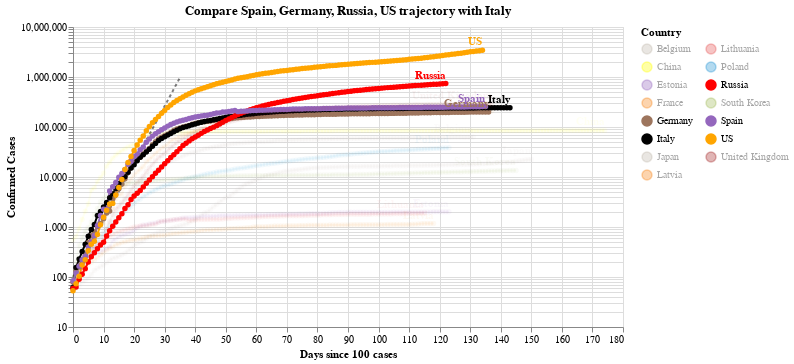

Notebook code cell kept with this figure:
### Code cell
#hide_input
chart2 = make_since_chart(dff2, ['Spain', 'Germany','Russia', 'US'], baseline_countries)
chart2

### Figure 1 — Vega-Lite specification as saved in the notebook (floating-point values rounded to 4 significant figures; data arrays with more than 128 entries replaced by an {"elided": "..."} marker saying what was removed)
{"config": {"view": {"continuousWidth": 400, "continuousHeight": 300}}, "layer": [{"data": {"name": "data-628230001892d6798b50651be41d1b3e"}, "mark": {"type": "line", "color": "black", "opacity": 0.5, "strokeDash": [3, 3]}, "encoding": {"x": {"type": "quantitative", "field": "Days since 100 cases"}, "y": {"type": "quantitative", "field": "Confirmed Cases"}}}, {"data": {"name": "data-be369ac599a56be8b46766052fb75411"}, "mark": {"type": "line", "point": true}, "encoding": {"color": {"type": "nominal", "field": "Country", "legend": {"columns": 2}, "scale": {"domain": ["Belgium", "China", "Estonia", "France", "Germany", "Italy", "Japan", "Latvia", "Lithuania", "Poland", "Russia", "South Korea", "Spain", "US", "United Kingdom"], "range": ["#C1B7AD", "yellow", "#9467bd", "#F58518", "#9D755D", "black", "#C1B7AD", "#F58518", "#E45756", "#2495D3", "red", "#A1BA59", "#9467bd", "orange", "brown"]}}, "opacity": {"condition": {"value": 1, "selection": "selector003"}, "value": 0.05}, "tooltip": [{"type": "nominal", "field": "Country"}, {"type": "temporal", "field": "Date"}, {"type": "quantitative", "field": "Confirmed Cases"}, {"type": "quantitative", "field": "Days since 100 cases"}], "x": {"type": "quantitative", "field": "Days since 100 cases"}, "y": {"type": "quantitative", "field": "Confirmed Cases", "scale": {"type": "log"}}}, "selection": {"selector003": {"type": "multi", "fields": ["Country"], "bind": "legend", "init": [{"Country": "Spain"}, {"Country": "Germany"}, {"Country": "Russia"}, {"Country": "US"}, {"Country": "Italy"}]}}, "width": 550}, {"data": {"name": "data-be369ac599a56be8b46766052fb75411"}, "mark": {"type": "text", "align": "right", "dy": -8, "fontWeight": "bold"}, "encoding": {"color": {"type": "nominal", "field": "Country", "legend": {"columns": 2}, "scale": {"domain": ["Belgium", "China", "Estonia", "France", "Germany", "Italy", "Japan", "Latvia", "Lithuania", "Poland", "Russia", "South Korea", "Spain", "US", "United Kingdom"], "range": ["#C1B7AD", "yellow", "#9467bd", "#F58518", "#9D755D", "black", "#C1B7AD", "#F58518", "#E45756", "#2495D3", "red", "#A1BA59", "#9467bd", "orange", "brown"]}}, "opacity": {"condition": {"value": 1, "selection": "selector003"}, "value": 0.05}, "text": {"type": "nominal", "field": "Country"}, "tooltip": [{"type": "nominal", "field": "Country"}, {"type": "temporal", "field": "Date"}, {"type": "quantitative", "field": "Confirmed Cases"}, {"type": "quantitative", "field": "Days since 100 cases"}], "x": {"type": "quantitative", "field": "Days since 100 cases"}, "y": {"type": "quantitative", "field": "Confirmed Cases", "scale": {"type": "log"}}}, "transform": [{"filter": "(datum['Date'] >= 1594684800000)"}], "width": 550}], "title": "Compare Spain, Germany, Russia, US trajectory with Italy", "$schema": "https://vega.github.io/schema/vega-lite/v4.0.2.json", "datasets": {"data-628230001892d6798b50651be41d1b3e": [{"Days since 100 cases": 0, "Confirmed Cases": 100.0}, {"Days since 100 cases": 1, "Confirmed Cases": 130.0}, {"Days since 100 cases": 2, "Confirmed Cases": 169.0}, {"Days since 100 cases": 3, "Confirmed Cases": 219.7}, {"Days since 100 cases": 4, "Confirmed Cases": 285.6}, {"Days since 100 cases": 5, "Confirmed Cases": 371.3}, {"Days since 100 cases": 6, "Confirmed Cases": 482.7}, {"Days since 100 cases": 7, "Confirmed Cases": 627.5}, {"Days since 100 cases": 8, "Confirmed Cases": 815.7}, {"Days since 100 cases": 9, "Confirmed Cases": 1060.0}, {"Days since 100 cases": 10, "Confirmed Cases": 1379.0}, {"Days since 100 cases": 11, "Confirmed Cases": 1792.0}, {"Days since 100 cases": 12, "Confirmed Cases": 2330.0}, {"Days since 100 cases": 13, "Confirmed Cases": 3029.0}, {"Days since 100 cases": 14, "Confirmed Cases": 3937.0}, {"Days since 100 cases": 15, "Confirmed Cases": 5119.0}, {"Days since 100 cases": 16, "Confirmed Cases": 6654.0}, {"Days since 100 cases": 17, "Confirmed Cases": 8650.0}, {"Days since 100 cases": 18, "Confirmed Cases": 11250.0}, {"Days since 100 cases": 19, "Confirmed Cases": 14620.0}, {"Days since 100 cases": 20, "Confirmed Cases": 19000.0}, {"Days since 100 cases": 21, "Confirmed Cases": 24710.0}, {"Days since 100 cases": 22, "Confirmed Cases": 32120.0}, {"Days since 100 cases": 23, "Confirmed Cases": 41750.0}, {"Days since 100 cases": 24, "Confirmed Cases": 54280.0}, {"Days since 100 cases": 25, "Confirmed Cases": 70560.0}, {"Days since 100 cases": 26, "Confirmed Cases": 91730.0}, {"Days since 100 cases": 27, "Confirmed Cases": 119300.0}, {"Days since 100 cases": 28, "Confirmed Cases": 155000.0}, {"Days since 100 cases": 29, "Confirmed Cases": 201500.0}, {"Days since 100 cases": 30, "Confirmed Cases": 262000.0}, {"Days since 100 cases": 31, "Confirmed Cases": 340600.0}, {"Days since 100 cases": 32, "Confirmed Cases": 442800.0}, {"Days since 100 cases": 33, "Confirmed Cases": 575600.0}, {"Days since 100 cases": 34, "Confirmed Cases": 748300.0}, {"Days since 100 cases": 35, "Confirmed Cases": 972800.0}], "data-be369ac599a56be8b46766052fb75411": {"elided": "2038 records"}}}
